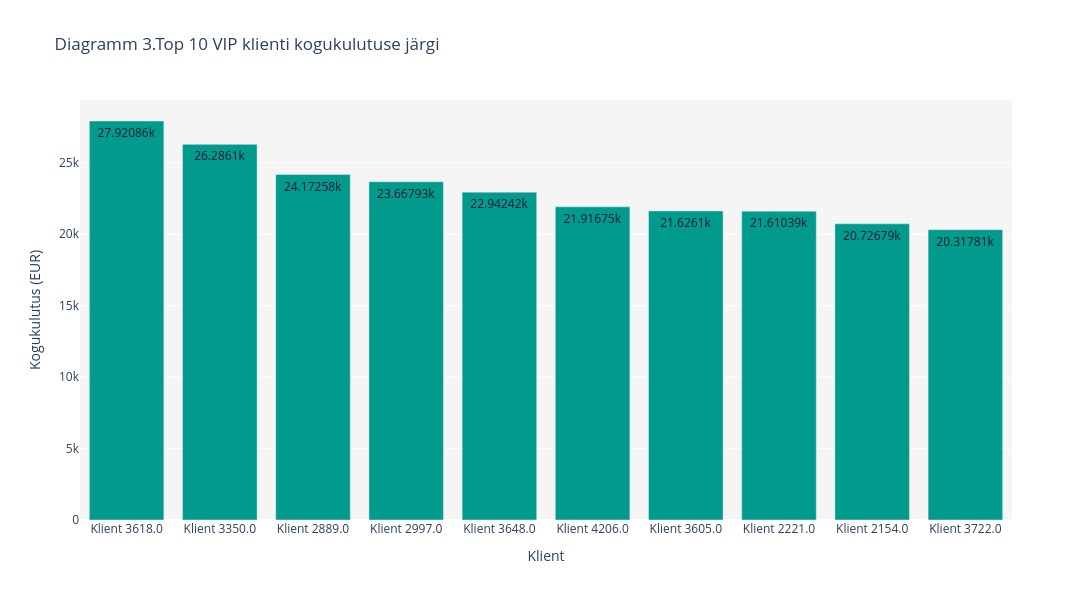

Notebook code cell kept with this figure:
### Code cell
# Top 10 VIP klienti kogukulutuse järgi
vip_top10 = rfm[rfm['segment'] == 'VIP Champions'].nlargest(10, 'monetary').copy()
vip_top10['customer_id'] = 'Klient ' + vip_top10['customer_id'].astype(str)

fig = px.bar(
    vip_top10,
    x='customer_id',
    y='monetary',
    title='Diagramm 3.Top 10 VIP klienti kogukulutuse järgi',
    labels={'customer_id': 'Klient', 'monetary': 'Kogukulutus (EUR)'},
    color_discrete_sequence=['#009B8D'],
    text_auto=True
)

fig.update_layout(
    plot_bgcolor='#F5F5F5'
)

fig.update_traces(
    textfont_color='#1A1A2E'
)

fig.update_layout(
    height=600,
    width=1200
)

fig.show()

### Figure 1 — Plotly figure (JSON) as saved in the notebook; plotly's stock layout.template omitted (floating-point values rounded to 4 significant figures)
{"data": [{"hovertemplate": "Klient=%{x}<br>Kogukulutus (EUR)=%{y}<extra></extra>", "legendgroup": "", "marker": {"color": "#009B8D", "pattern": {"shape": ""}}, "name": "", "orientation": "v", "showlegend": false, "textfont": {"color": "#1A1A2E"}, "textposition": "auto", "texttemplate": "%{y}", "type": "bar", "x": ["Klient 3618.0", "Klient 3350.0", "Klient 2889.0", "Klient 2997.0", "Klient 3648.0", "Klient 4206.0", "Klient 3605.0", "Klient 2221.0", "Klient 2154.0", "Klient 3722.0"], "xaxis": "x", "y": [27920.0, 26290.0, 24170.0, 23670.0, 22940.0, 21920.0, 21630.0, 21610.0, 20730.0, 20320.0], "yaxis": "y"}], "layout": {"barmode": "relative", "height": 600, "legend": {"tracegroupgap": 0}, "plot_bgcolor": "#F5F5F5", "title": {"text": "Diagramm 3.Top 10 VIP klienti kogukulutuse järgi"}, "width": 1200, "xaxis": {"anchor": "y", "domain": [0, 1], "title": {"text": "Klient"}}, "yaxis": {"anchor": "x", "domain": [0, 1], "title": {"text": "Kogukulutus (EUR)"}}}}
